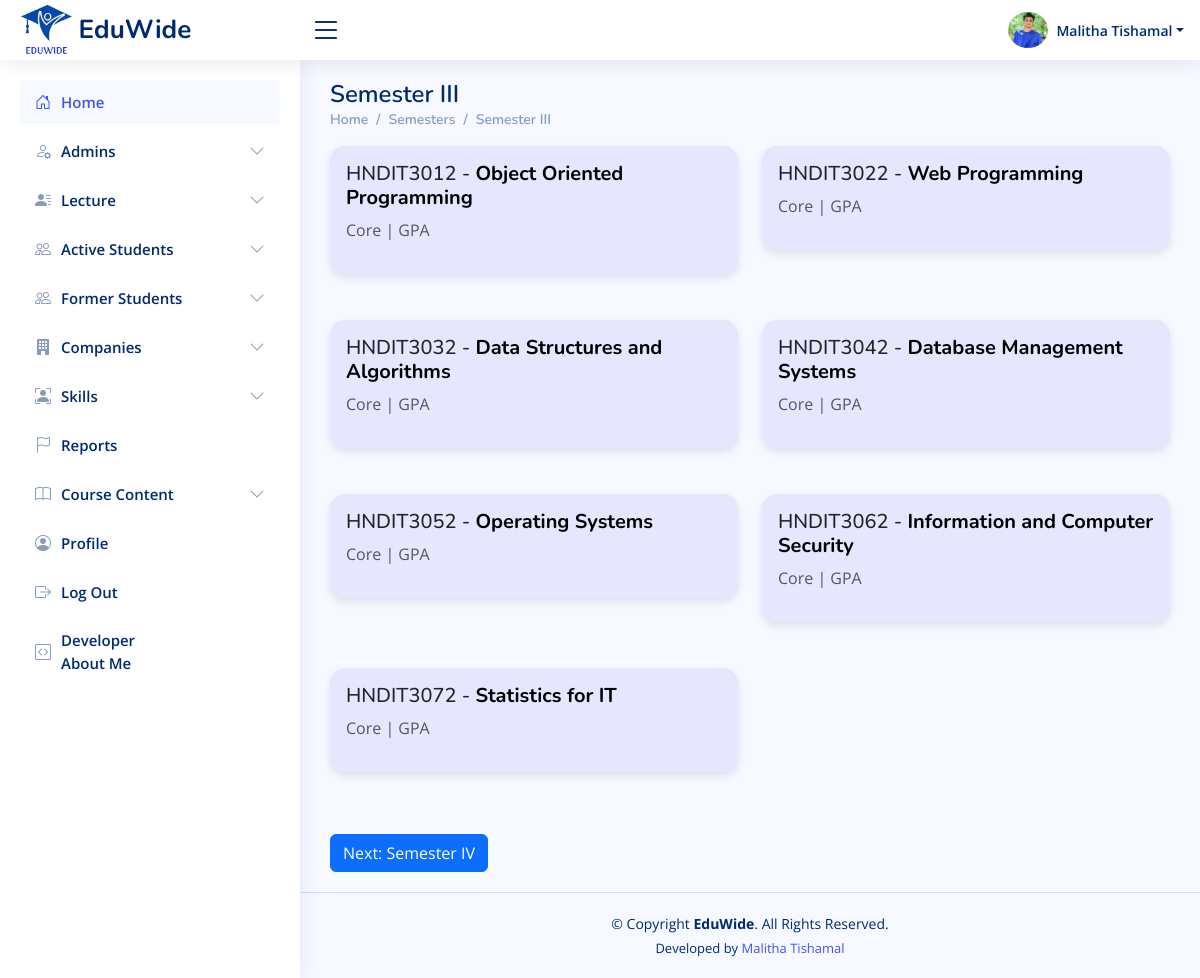
The page /admin/pages-semester3.php (signed in) on the database its author committed.
### tables this page shows
CREATE TABLE `subjects` (
  `id` int(11) NOT NULL,
  `semester` varchar(50) DEFAULT NULL,
  `code` varchar(20) DEFAULT NULL,
  `name` varchar(255) DEFAULT NULL,
  `description` varchar(255) DEFAULT NULL
);

### admin/pages-semester3.php (the view, shortened to what this page needs)
<?php
require_once '../includes/db-conn.php';
$user_id = $_SESSION['admin_id'];
$sql = "SELECT * FROM admins WHERE id = ?";
$stmt = $conn->prepare($sql);
$stmt->bind_param("i", $user_id);
$stmt->execute();
$result = $stmt->get_result();
$user = $result->fetch_assoc();
$sql = "SELECT * FROM subjects WHERE semester = 'Semester III'";
$result = $conn->query($sql);
?>
<!DOCTYPE html>
<html lang="en">
<head>
    <?php include_once("../includes/css-links-inc.php"); ?>
</head>
<body>
    <?php include_once("../includes/header.php") ?>
    <?php include_once("../includes/sadmin-sidebar.php") ?>
    <main id="main" class="main">
        <div class="pagetitle">
            <h1>Semester III</h1>
            <nav>
                <ol class="breadcrumb">
                    <li class="breadcrumb-item"><a href="">Home</a></li>
                    <li class="breadcrumb-item"><a href="">Semesters</a></li>
                    <li class="breadcrumb-item"><a href="">Semester III</a></li>
                </ol>
            </nav>
        </div>
        <section class="section">
            <div class="row">
                <?php
                if ($result->num_rows > 0) {
                    while($row = $result->fetch_assoc()) {
                        echo '<div class="col-md-6 mb-3">
                                <div class="card p-3">
                                    <h5>' . $row['code'] . ' - <a href="marks-entry.php?subject_id=' . $row['id'] . '">' . $row['name'] . '</a></h5>
                                    <p class="text-muted">' . $row['description'] . '</p>
                                </div>
                              </div>';
                    }
                } else {
                    echo "No subjects found";
                }
                ?>
            </div>
            <a href="pages-semester4.php" class="btn btn-primary mt-3">Next: Semester IV</a>
        </section>
    </main>
    <?php include_once("../includes/footer.php") ?>
</body>
</html>

### includes/header.php (shortened to what this page needs)
<header id="header" class="header fixed-top d-flex align-items-center">
    <div class="d-flex align-items-center justify-content-between">
        <a href="" class="logo d-flex align-items-center">
            <img src="<?php echo $base_url; ?>assets/images/logos/eduwide-logo.png" alt="">
            <span class="d-none d-lg-block">EduWide</span>
        </a>
        <i class="bi bi-list toggle-sidebar-btn"></i>
    </div>
    <nav class="header-nav ms-auto">
        <ul class="d-flex align-items-center">
            <?php
                $profilePic = isset($user['profile_picture']) && $user['profile_picture'] ? $user['profile_picture'] : 'default.png';
            ?>
            <li class="nav-item dropdown pe-3">
                <a class="nav-link nav-profile d-flex align-items-center pe-0" href="#" data-bs-toggle="dropdown">
                   <img id="profilePicture" src="<?php echo $profilePic; ?>" alt="Profile Picture" class="rounded-circle" style="width: 40px !important; height: 40px !important; object-fit: cover;">
                    <span class="d-none d-md-block dropdown-toggle ps-2"><?php echo htmlspecialchars($user['username']); ?></span>
                </a>
            </li>
        </ul>
    </nav>
</header>

### assets/css/style.css (style rules this page uses)
:root { scroll-behavior: smooth; }
body { font-family: "Open Sans", sans-serif; background: #f6f9ff; color: #444444; }
a { color: #4154f1; text-decoration: none; }
h1, h2, h3, h4, h5, h6 { font-family: "Nunito", sans-serif; }
#main { margin-top: 60px; padding: 20px 30px; transition: all 0.3s; }
.pagetitle { margin-bottom: 10px; }
.pagetitle h1 { font-size: 24px; margin-bottom: 0; font-weight: 600; color: #012970; }
.card { margin-bottom: 30px; border: none; border-radius: 5px; box-shadow: 0px 0 30px rgba(1, 41, 112, 0.1); }
.breadcrumb { font-size: 14px; font-family: "Nunito", sans-serif; color: #899bbd; font-weight: 600; }
.breadcrumb a { color: #899bbd; transition: 0.3s; }
.breadcrumb .breadcrumb-item::before { color: #899bbd; }
.logo { line-height: 1; }
@media (min-width: 1200px) { .logo { width: 280px; } }
.logo img { max-height: 50px; margin-right: 6px; }
.logo span { font-size: 26px; font-weight: 700; color: #012970; font-family: "Nunito", sans-serif; }
.header { transition: all 0.5s; z-index: 997; height: 60px; box-shadow: 0px 2px 20px rgba(1, 41, 112, 0.1); background-color: #fff; padding-left: 20px; }
.header .toggle-sidebar-btn { font-size: 32px; padding-left: 10px; cursor: pointer; color: #012970; }
.header-nav ul { list-style: none; }
.header-nav>ul { margin: 0; padding: 0; }
.header-nav .nav-profile { color: #012970; }
.header-nav .nav-profile img { max-height: 36px; }
.header-nav .nav-profile span { font-size: 14px; font-weight: 600; }
@media (min-width: 1200px) { #main, #footer { margin-left: 300px; } }

### admin/pages-semester3.php (style rules this page uses)
.card { border: none; border-radius: 15px; box-shadow: 0 4px 8px rgba(0, 0, 0, 0.1); transition: transform 0.3s ease-in-out; background-color: #e6e6ff; }
.card a { text-decoration: none; color: #000; font-weight: bold; }

### rows shown on the page
subjects: code "HNDIT3012", name "Object Oriented Programming", description "Core | GPA"
subjects: code "HNDIT3022", name "Web Programming", description "Core | GPA"
subjects: code "HNDIT3032", name "Data Structures and Algorithms", description "Core | GPA"
subjects: code "HNDIT3042", name "Database Management Systems", description "Core | GPA"
subjects: code "HNDIT3052", name "Operating Systems", description "Core | GPA"
subjects: code "HNDIT3062", name "Information and Computer Security", description "Core | GPA"
subjects: code "HNDIT3072", name "Statistics for IT", description "Core | GPA"

### other values the page prints
$user['username'] "Malitha Tishamal"
